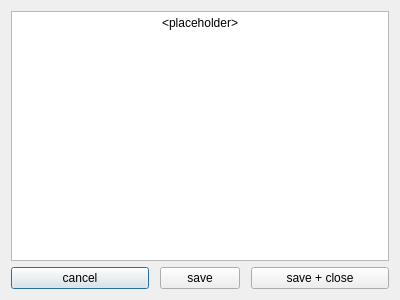
<?xml version="1.0" encoding="UTF-8"?>
<ui version="4.0">
 <class>contentEdit</class>
 <widget class="QDialog" name="contentEdit">
  <property name="geometry">
   <rect>
    <x>0</x>
    <y>0</y>
    <width>400</width>
    <height>300</height>
   </rect>
  </property>
  <property name="windowTitle">
   <string>Dialog</string>
  </property>
  <layout class="QVBoxLayout" name="verticalLayout">
   <item>
    <widget class="QTextEdit" name="textEdit">
     <property name="html">
      <string>&lt;!DOCTYPE HTML PUBLIC &quot;-//W3C//DTD HTML 4.0//EN&quot; &quot;http://www.w3.org/TR/REC-html40/strict.dtd&quot;&gt;
&lt;html&gt;&lt;head&gt;&lt;meta name=&quot;qrichtext&quot; content=&quot;1&quot; /&gt;&lt;meta charset=&quot;utf-8&quot; /&gt;&lt;style type=&quot;text/css&quot;&gt;
p, li { white-space: pre-wrap; }
hr { height: 1px; border-width: 0; }
li.unchecked::marker { content: &quot;\2610&quot;; }
li.checked::marker { content: &quot;\2612&quot;; }
&lt;/style&gt;&lt;/head&gt;&lt;body style=&quot; font-family:'Noto Sans'; font-size:9pt; font-weight:400; font-style:normal;&quot;&gt;
&lt;p align=&quot;center&quot; style=&quot; margin-top:0px; margin-bottom:0px; margin-left:0px; margin-right:0px; -qt-block-indent:0; text-indent:0px;&quot;&gt;&amp;lt;placeholder&amp;gt;&lt;/p&gt;&lt;/body&gt;&lt;/html&gt;</string>
     </property>
    </widget>
   </item>
   <item>
    <layout class="QHBoxLayout" name="hLayout" stretch="30,1,10,1,30">
     <item>
      <widget class="QPushButton" name="btnCancel">
       <property name="text">
        <string>cancel</string>
       </property>
      </widget>
     </item>
     <item>
      <spacer name="hSpace1">
       <property name="orientation">
        <enum>Qt::Orientation::Horizontal</enum>
       </property>
       <property name="sizeHint" stdset="0">
        <size>
         <width>40</width>
         <height>20</height>
        </size>
       </property>
      </spacer>
     </item>
     <item>
      <widget class="QPushButton" name="btnSaveOnly">
       <property name="text">
        <string>save</string>
       </property>
      </widget>
     </item>
     <item>
      <spacer name="hSpace2">
       <property name="orientation">
        <enum>Qt::Orientation::Horizontal</enum>
       </property>
       <property name="sizeHint" stdset="0">
        <size>
         <width>40</width>
         <height>20</height>
        </size>
       </property>
      </spacer>
     </item>
     <item>
      <widget class="QPushButton" name="btnSaveAndClose">
       <property name="text">
        <string>save + close</string>
       </property>
      </widget>
     </item>
    </layout>
   </item>
  </layout>
 </widget>
 <resources/>
 <connections/>
</ui>
